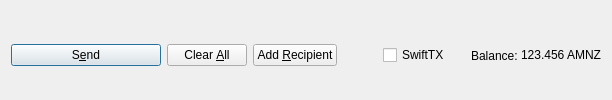
         <widget class="QFrame" name="frame_Send">
          <layout class="QHBoxLayout" name="horizontalLayout">
           <property name="bottomMargin">
            <number>0</number>
           </property>
           <item>
            <widget class="QPushButton" name="sendButton">
             <property name="minimumSize">
              <size>
               <width>150</width>
               <height>0</height>
              </size>
             </property>
             <property name="toolTip">
              <string>Confirm the send action</string>
             </property>
             <property name="text">
              <string>S&amp;end</string>
             </property>
             <property name="icon">
              <iconset resource="../amnesia.qrc">
               <normaloff>:/icons/send</normaloff>:/icons/send</iconset>
             </property>
             <property name="autoDefault">
              <bool>false</bool>
             </property>
             <property name="default">
              <bool>true</bool>
             </property>
            </widget>
           </item>
           <item>
            <widget class="QPushButton" name="clearButton">
             <property name="sizePolicy">
              <sizepolicy hsizetype="Minimum" vsizetype="Fixed">
               <horstretch>0</horstretch>
               <verstretch>0</verstretch>
              </sizepolicy>
             </property>
             <property name="toolTip">
              <string>Clear all fields of the form.</string>
             </property>
             <property name="text">
              <string>Clear &amp;All</string>
             </property>
             <property name="icon">
              <iconset resource="../amnesia.qrc">
               <normaloff>:/icons/remove</normaloff>:/icons/remove</iconset>
             </property>
             <property name="autoDefault">
              <bool>false</bool>
             </property>
            </widget>
           </item>
           <item>
            <widget class="QPushButton" name="addButton">
             <property name="toolTip">
              <string>Send to multiple recipients at once</string>
             </property>
             <property name="text">
              <string>Add &amp;Recipient</string>
             </property>
             <property name="icon">
              <iconset resource="../amnesia.qrc">
               <normaloff>:/icons/add</normaloff>:/icons/add</iconset>
             </property>
             <property name="autoDefault">
              <bool>false</bool>
             </property>
            </widget>
           </item>
           <item>
            <spacer name="horizontalSpacer">
             <property name="orientation">
              <enum>Qt::Horizontal</enum>
             </property>
             <property name="sizeHint" stdset="0">
              <size>
               <width>40</width>
               <height>20</height>
              </size>
             </property>
            </spacer>
           </item>
           <item>
            <layout class="QHBoxLayout" name="horizontalLayout_2">
             <property name="spacing">
              <number>3</number>
             </property>
             <item>
              <widget class="QCheckBox" name="checkSwiftTX">
               <property name="enabled">
                <bool>true</bool>
               </property>
               <property name="minimumSize">
                <size>
                 <width>85</width>
                 <height>0</height>
                </size>
               </property>
               <property name="text">
                <string>SwiftTX</string>
               </property>
              </widget>
             </item>
             <item>
              <widget class="QLabel" name="label">
               <property name="text">
                <string>Balance:</string>
               </property>
              </widget>
             </item>
             <item>
              <widget class="QLabel" name="labelBalance">
               <property name="sizePolicy">
                <sizepolicy hsizetype="Preferred" vsizetype="Fixed">
                 <horstretch>0</horstretch>
                 <verstretch>0</verstretch>
                </sizepolicy>
               </property>
               <property name="cursor">
                <cursorShape>IBeamCursor</cursorShape>
               </property>
               <property name="text">
                <string notr="true">123.456 AMNZ</string>
               </property>
               <property name="textInteractionFlags">
                <set>Qt::LinksAccessibleByMouse|Qt::TextSelectableByKeyboard|Qt::TextSelectableByMouse</set>
               </property>
              </widget>
             </item>
            </layout>
           </item>
          </layout>
         </widget>
